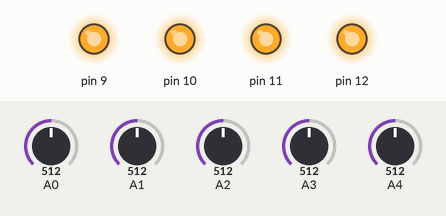
This sketch was run on a simulated Arduino Uno, built with avr-gcc and run on an emulated ATmega328P. Shown: output pins drawn as LEDs (lit = HIGH). The test bench sets the inputs (shaded band); at power-on: A0 = 512, A1 = 512, A2 = 512, A3 = 512, A4 = 512. What the sketch prints to the serial monitor is not drawn.

Above: at 0.2 s.
Timing chart, 0 to 1.7 s (numbered marks = the images above):
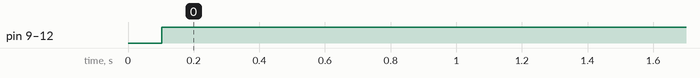

The sketch:

Ardity.ino
```cpp
unsigned long last_time = 0;
boolean queue[4];
String queuetemplast;

void setup() {
  Serial.begin(9600);
  pinMode(9, OUTPUT);
  pinMode(10, OUTPUT);
  pinMode(11, OUTPUT);
  pinMode(12, OUTPUT);
  pinMode(A0, INPUT);
  pinMode(A1, INPUT);
  pinMode(A2, INPUT);
  pinMode(A3, INPUT);
  pinMode(A4, INPUT);
}

void loop() {
  if (millis() > last_time + 100) //anti-debouncing
  {
    int left = analogRead(A0);
    int down = analogRead(A1);
    int up = analogRead(A2);
    int right = analogRead(A3);

    int pot = map(analogRead(A4),0,1023,0,100);

    if (left>0){
      digitalWrite(9,HIGH);
      queue[1]=true;}
    else if (left<5){
      digitalWrite(9,LOW);}

    if (down>0){
      digitalWrite(10,HIGH);
      queue[2]=true;}
    else if (down<5){
      digitalWrite(10,LOW);}

    if (up>0){
      digitalWrite(11,HIGH);
      queue[3]=true;}
    else if (up<5){
      digitalWrite(11,LOW);}

    if (right>0){
      digitalWrite(12,HIGH);
      queue[4]=true;
      }
    else if (right<5){
      digitalWrite(12,LOW);}

    String queuetemp = String(queue[1])+String(queue[2])+String(queue[3])+String(queue[4])+String(pot);
    if (queuetemp != queuetemplast)
    {Serial.println(queuetemp);}
    queuetemplast=queuetemp;

    last_time = millis();
    queue[1]=false;
    queue[2]=false;
    queue[3]=false;
    queue[4]=false;
  }
}
```

Measured:
- by itself, pin 9–12: LOW → HIGH at 0.10 s
